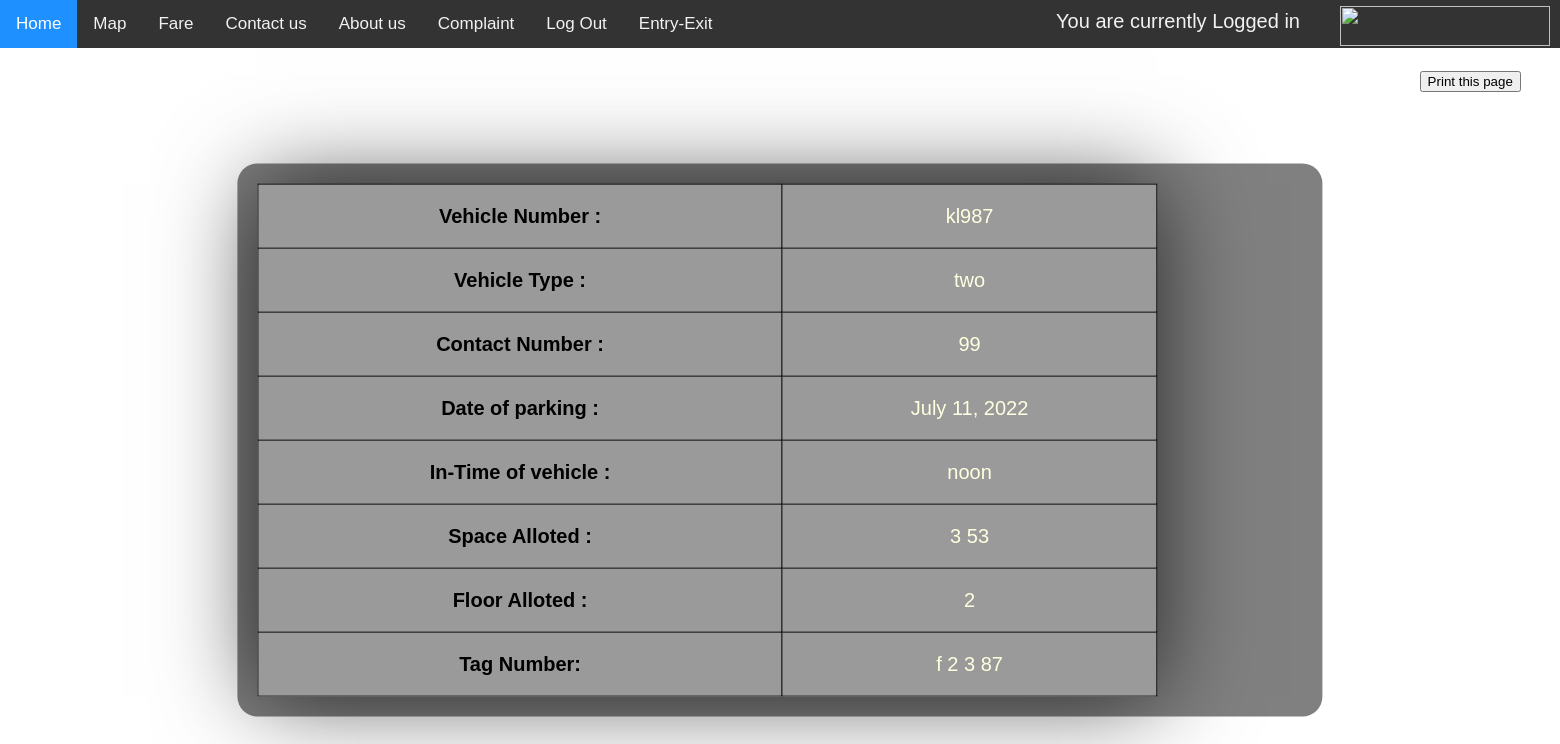
The app's page /printentry/, older data.
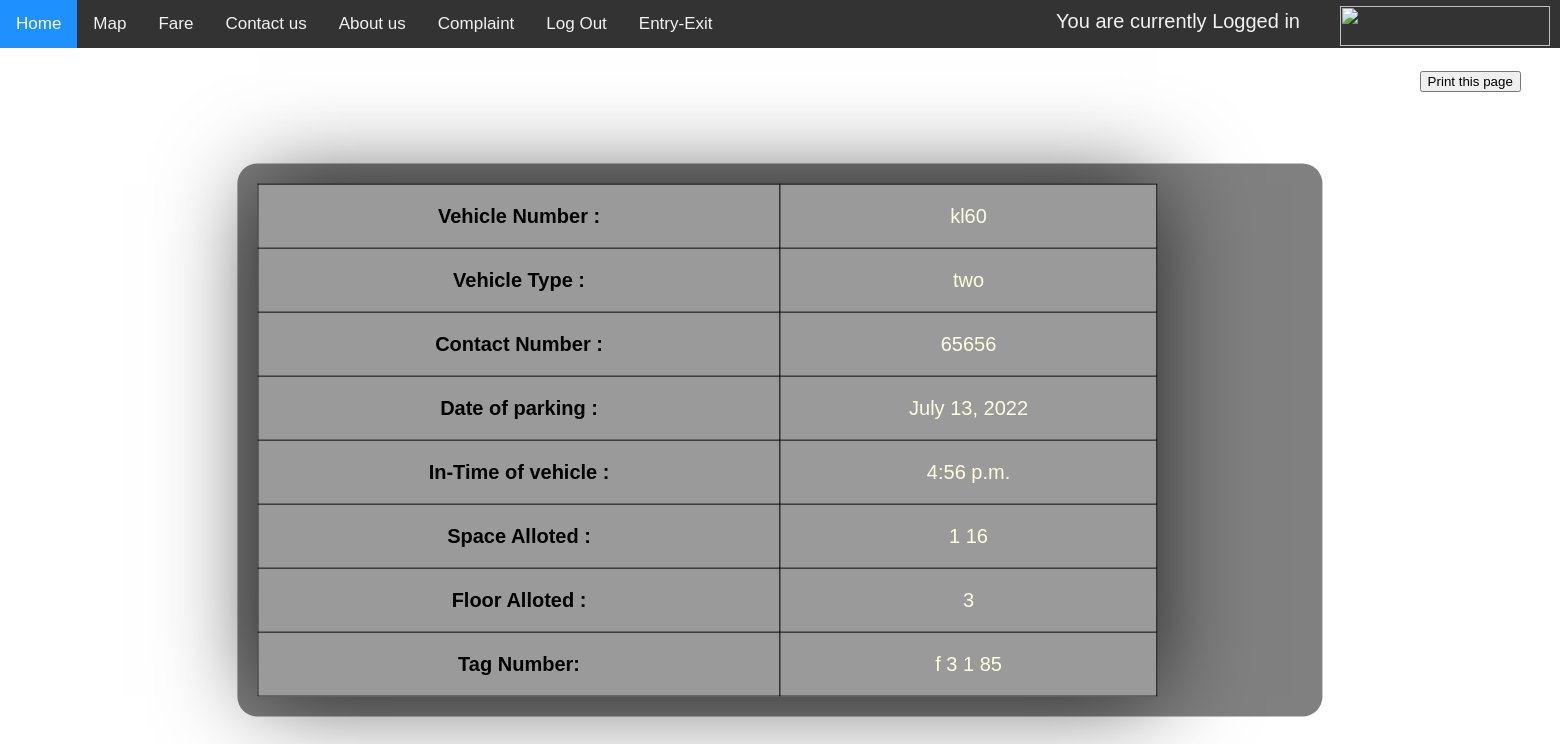
The same page, newer data.
### parking/models.py (models this page shows, shortened)
class Vehicleentry(models.Model):
    vnumber = models.CharField(max_length=10)
    vtype = models.CharField(max_length=10, choices=VEHICLE_CHOICE, default='two')
    contactno = models.CharField(max_length=10, default="")
    date = models.DateField(null=True, blank=True)
    intime = models.TimeField(null=True, blank=True)
    spacealloted = models.CharField(max_length=10)
    advancepayment = models.CharField(max_length=10)
    flooralloted = models.CharField(max_length=10)
    tagno = models.CharField(max_length=10)

### parking/views.py (the view)
# urls.py: path('printentry/', views.printentry, name='printentry'),
def printentry(request):
    obj = Vehicleentry.objects.filter().last()
    return render(request, 'printentry.html', {'obj':obj})

### parking/templates/printentry.html (shortened to what this page needs)
<!DOCTYPE html>
<html lang="en">
<head>
</head>
<body>
<div class="topnav">
  <a class="active" href="/">Home</a>
  <a href="/maps">Map</a>
    <a href="/fare">Fare</a>
  <a href="/contactus">Contact us</a>
    <a href="/aboutus">About us</a>
    <a href="/complaint">Complaint</a>
    <a href="/">Log Out</a>
    <a href="/entryex">Entry-Exit</a>
    <a><div class="toplg">You are currently Logged in</div></a>
    <a><div class="topright"><img src="https://i.ibb.co/SsDM6pc/securepark.png" width="210" height="40"></div></a>
</div>
<div class="bg-heading">
    <button onclick="myFunction()">Print this page</button>
</div>
<div class="bg-text">
{% if obj %}
<table>
<tbody>
  <tr>
      <td style="color: #000000;"><b>Vehicle Number :</b></td>
    <td style="text-align:center;">{{ obj.vnumber }}</td>
  </tr>
  <tr>
      <td style="color: #000000;"><b>Vehicle Type :</b></td>
    <td style="text-align:center;">{{ obj.vtype }}</td>
  </tr>
  <tr>
      <td style="color: #000000;"><b>Contact Number :</b></td>
    <td style="text-align:center;">{{ obj.contactno }}</td>
  </tr>
   <tr>
       <td style="color: #000000;"><b>Date of parking :</b></td>
    <td style="text-align:center;">{{ obj.date }}</td>
  </tr>
  <tr>
      <td style="color: #000000;"><b>In-Time of vehicle :</b></td>
    <td style="text-align:center;">{{ obj.intime }}</td>
  </tr>
  <tr>
      <td style="color: #000000;"><b>Space Alloted :</b></td>
    <td style="text-align:center;">{{ obj.spacealloted }}</td>
  </tr>
  <tr>
      <td style="color: #000000;"><b>Floor Alloted :</b></td>
    <td style="text-align:center;">{{ obj.flooralloted }}</td>
  </tr>
  <tr>
      <td style="color: #000000;"><b>Tag Number:</b></td>
    <td style="text-align:center;">{{ obj.tagno }}</td>
  </tr>
</tbody>
</table>
{% endif %}
</div>
</body>
</html>

### parking/templates/printentry.html (style rules this page uses)
body, html { height: 100%; margin: 0; font-family: Arial, Helvetica, sans-serif; }
.bg-heading { font-family: Verlag,museo-sans,'Helvetica Neue',Helvetica,Arial,sans-serif; position: absolute; top: 10%; left: 126%; transform: translate(-50%, -50%); z-index: 2; width: 70%; height: 40% text-align: center; }
.bg-text { border-radius: 20px; background-color: rgb(128, 128, 128); font-family: "Helvetica", Times, serif; color: black; position: absolute; top: 55%; left: 50%; transform: translate(-50%, -50%); z-index: 2; width: 67%; padding: 20px; text-align: center; }
body { margin: 0; font-family: Arial, Helvetica, sans-serif; }
.topnav { overflow: hidden; background-color: #333; }
.topnav a { float: left; color: #f2f2f2; text-align: center; padding: 14px 16px; text-decoration: none; font-size: 17px; }
.topnav a.active { background-color: #1E90FF; color: white; }
.topright { position: absolute; top: 6px; right: 10px; font-size: 1px; }
.toplg { position: absolute; top: 10px; right: 260px; font-size: 20px; }
table { width: 900px; border-collapse: collapse; overflow: hidden; box-shadow: 0 0 90px rgba(0,0,0,0.7); }
th, td { padding: 15px; background-color: rgba(255,255,255,0.2); border: 1px solid black; color: #FFFFE0; padding: 20px; font-size : 20px; }

Row changes from the older to the newer data that the page shows:
no longer on this page (row unchanged): Vehicleentry: vnumber "kl987", vtype "two", contactno "99", date "July 11, 2022", intime "noon", spacealloted "3 53", flooralloted "2", tagno "f 2 3 87"
added Vehicleentry: vnumber "kl60", vtype "two", contactno "65656", date "July 13, 2022", intime "4:56 p.m.", spacealloted "1 16", flooralloted "3", tagno "f 3 1 85"
